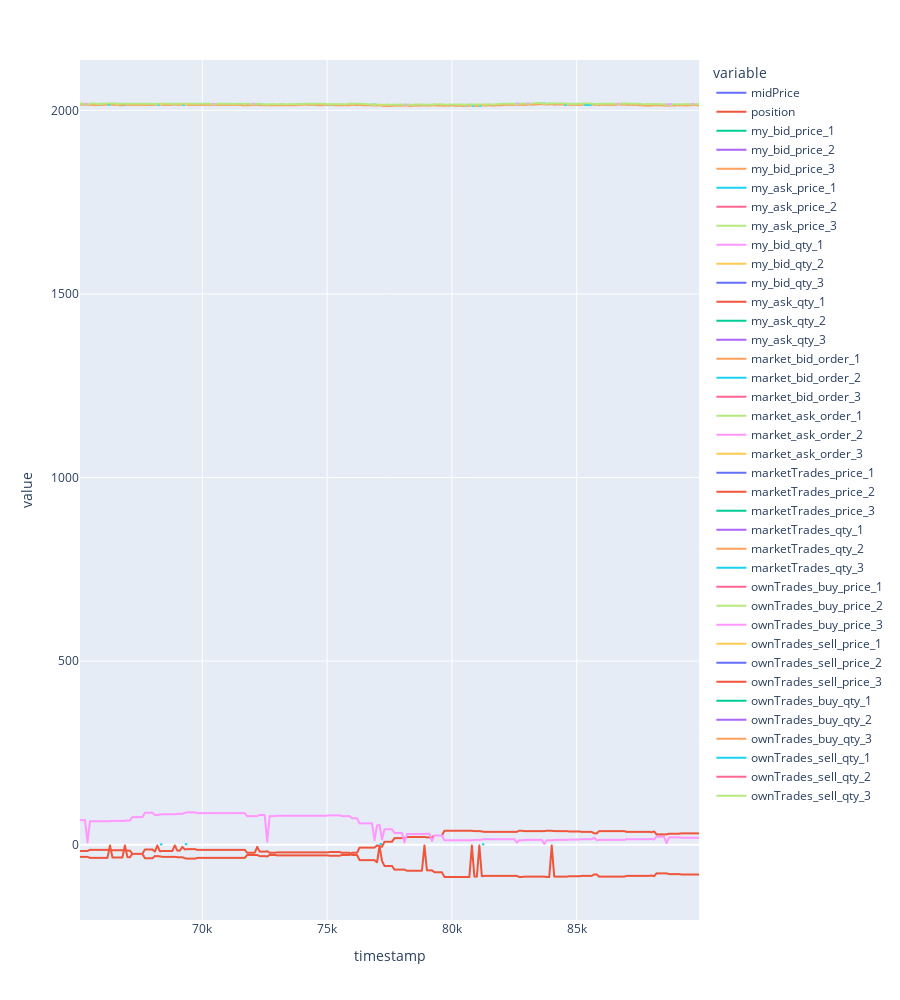

Notebook cell for this chart:
### Code cell
plot = df2[(df2["timestamp"] > 65_000) & (df2["timestamp"] < 90_000)][
    [
        "timestamp",
        "midPrice",
        'position',
        "my_bid_price_1",
        "my_bid_price_2",
        "my_bid_price_3",
        "my_ask_price_1",
        "my_ask_price_2",
        "my_ask_price_3",
        "my_bid_qty_1",
        "my_bid_qty_2",
        "my_bid_qty_3",
        "my_ask_qty_1",
        "my_ask_qty_2",
        "my_ask_qty_3",
        "market_bid_order_1",
        "market_bid_order_2",
        "market_bid_order_3",
        "market_ask_order_1",
        "market_ask_order_2",
        "market_ask_order_3",
        "marketTrades_price_1",
        "marketTrades_price_2",
        "marketTrades_price_3",
        "marketTrades_qty_1",
        "marketTrades_qty_2",
        "marketTrades_qty_3",
        "ownTrades_buy_price_1",
        "ownTrades_buy_price_2",
        "ownTrades_buy_price_3",
        "ownTrades_sell_price_1",
        "ownTrades_sell_price_2",
        "ownTrades_sell_price_3",
        "ownTrades_buy_qty_1",
        "ownTrades_buy_qty_2",
        "ownTrades_buy_qty_3",
        "ownTrades_sell_qty_1",
        "ownTrades_sell_qty_2",
        "ownTrades_sell_qty_3",
    ]
]

plot[plot.columns[1:]] = plot[plot.columns[1:]].astype(float)

px.line(plot, x="timestamp", y=list(plot.columns[1:]), height=1_000)

### Figure 1 — Plotly figure (JSON) as saved in the notebook; plotly's stock layout.template omitted (floating-point values rounded to 4 significant figures; data arrays with more than 128 entries replaced by an {"elided": "..."} marker saying what was removed)
{"data": [{"hovertemplate": "variable=midPrice<br>timestamp=%{x}<br>value=%{y}<extra></extra>", "legendgroup": "midPrice", "line": {"color": "#636efa", "dash": "solid"}, "marker": {"symbol": "circle"}, "mode": "lines", "name": "midPrice", "showlegend": true, "type": "scattergl", "x": {"elided": "249 int values"}, "xaxis": "x", "y": {"elided": "249 float values"}, "yaxis": "y"}, {"hovertemplate": "variable=position<br>timestamp=%{x}<br>value=%{y}<extra></extra>", "legendgroup": "position", "line": {"color": "#EF553B", "dash": "solid"}, "marker": {"symbol": "circle"}, "mode": "lines", "name": "position", "showlegend": true, "type": "scattergl", "x": {"elided": "249 int values"}, "xaxis": "x", "y": {"elided": "249 int values"}, "yaxis": "y"}, {"hovertemplate": "variable=my_bid_price_1<br>timestamp=%{x}<br>value=%{y}<extra></extra>", "legendgroup": "my_bid_price_1", "line": {"color": "#00cc96", "dash": "solid"}, "marker": {"symbol": "circle"}, "mode": "lines", "name": "my_bid_price_1", "showlegend": true, "type": "scattergl", "x": {"elided": "249 int values"}, "xaxis": "x", "y": {"elided": "249 int values"}, "yaxis": "y"}, {"hovertemplate": "variable=my_bid_price_2<br>timestamp=%{x}<br>value=%{y}<extra></extra>", "legendgroup": "my_bid_price_2", "line": {"color": "#ab63fa", "dash": "solid"}, "marker": {"symbol": "circle"}, "mode": "lines", "name": "my_bid_price_2", "showlegend": true, "type": "scattergl", "x": {"elided": "249 int values"}, "xaxis": "x", "y": {"elided": "249 int values"}, "yaxis": "y"}, {"hovertemplate": "variable=my_bid_price_3<br>timestamp=%{x}<br>value=%{y}<extra></extra>", "legendgroup": "my_bid_price_3", "line": {"color": "#FFA15A", "dash": "solid"}, "marker": {"symbol": "circle"}, "mode": "lines", "name": "my_bid_price_3", "showlegend": true, "type": "scattergl", "x": {"elided": "249 int values"}, "xaxis": "x", "y": {"elided": "249 null values"}, "yaxis": "y"}, {"hovertemplate": "variable=my_ask_price_1<br>timestamp=%{x}<br>value=%{y}<extra></extra>", "legendgroup": "my_ask_price_1", "line": {"color": "#19d3f3", "dash": "solid"}, "marker": {"symbol": "circle"}, "mode": "lines", "name": "my_ask_price_1", "showlegend": true, "type": "scattergl", "x": {"elided": "249 int values"}, "xaxis": "x", "y": {"elided": "249 int values"}, "yaxis": "y"}, {"hovertemplate": "variable=my_ask_price_2<br>timestamp=%{x}<br>value=%{y}<extra></extra>", "legendgroup": "my_ask_price_2", "line": {"color": "#FF6692", "dash": "solid"}, "marker": {"symbol": "circle"}, "mode": "lines", "name": "my_ask_price_2", "showlegend": true, "type": "scattergl", "x": {"elided": "249 int values"}, "xaxis": "x", "y": {"elided": "249 int values"}, "yaxis": "y"}, {"hovertemplate": "variable=my_ask_price_3<br>timestamp=%{x}<br>value=%{y}<extra></extra>", "legendgroup": "my_ask_price_3", "line": {"color": "#B6E880", "dash": "solid"}, "marker": {"symbol": "circle"}, "mode": "lines", "name": "my_ask_price_3", "showlegend": true, "type": "scattergl", "x": {"elided": "249 int values"}, "xaxis": "x", "y": {"elided": "249 null values"}, "yaxis": "y"}, {"hovertemplate": "variable=my_bid_qty_1<br>timestamp=%{x}<br>value=%{y}<extra></extra>", "legendgroup": "my_bid_qty_1", "line": {"color": "#FF97FF", "dash": "solid"}, "marker": {"symbol": "circle"}, "mode": "lines", "name": "my_bid_qty_1", "showlegend": true, "type": "scattergl", "x": {"elided": "249 int values"}, "xaxis": "x", "y": {"elided": "249 int values"}, "yaxis": "y"}, {"hovertemplate": "variable=my_bid_qty_2<br>timestamp=%{x}<br>value=%{y}<extra></extra>", "legendgroup": "my_bid_qty_2", "line": {"color": "#FECB52", "dash": "solid"}, "marker": {"symbol": "circle"}, "mode": "lines", "name": "my_bid_qty_2", "showlegend": true, "type": "scattergl", "x": {"elided": "249 int values"}, "xaxis": "x", "y": {"elided": "249 int values"}, "yaxis": "y"}, {"hovertemplate": "variable=my_bid_qty_3<br>timestamp=%{x}<br>value=%{y}<extra></extra>", "legendgroup": "my_bid_qty_3", "line": {"color": "#636efa", "dash": "solid"}, "marker": {"symbol": "circle"}, "mode": "lines", "name": "my_bid_qty_3", "showlegend": true, "type": "scattergl", "x": {"elided": "249 int values"}, "xaxis": "x", "y": {"elided": "249 null values"}, "yaxis": "y"}, {"hovertemplate": "variable=my_ask_qty_1<br>timestamp=%{x}<br>value=%{y}<extra></extra>", "legendgroup": "my_ask_qty_1", "line": {"color": "#EF553B", "dash": "solid"}, "marker": {"symbol": "circle"}, "mode": "lines", "name": "my_ask_qty_1", "showlegend": true, "type": "scattergl", "x": {"elided": "249 int values"}, "xaxis": "x", "y": {"elided": "249 int values"}, "yaxis": "y"}, {"hovertemplate": "variable=my_ask_qty_2<br>timestamp=%{x}<br>value=%{y}<extra></extra>", "legendgroup": "my_ask_qty_2", "line": {"color": "#00cc96", "dash": "solid"}, "marker": {"symbol": "circle"}, "mode": "lines", "name": "my_ask_qty_2", "showlegend": true, "type": "scattergl", "x": {"elided": "249 int values"}, "xaxis": "x", "y": {"elided": "249 int values"}, "yaxis": "y"}, {"hovertemplate": "variable=my_ask_qty_3<br>timestamp=%{x}<br>value=%{y}<extra></extra>", "legendgroup": "my_ask_qty_3", "line": {"color": "#ab63fa", "dash": "solid"}, "marker": {"symbol": "circle"}, "mode": "lines", "name": "my_ask_qty_3", "showlegend": true, "type": "scattergl", "x": {"elided": "249 int values"}, "xaxis": "x", "y": {"elided": "249 null values"}, "yaxis": "y"}, {"hovertemplate": "variable=market_bid_order_1<br>timestamp=%{x}<br>value=%{y}<extra></extra>", "legendgroup": "market_bid_order_1", "line": {"color": "#FFA15A", "dash": "solid"}, "marker": {"symbol": "circle"}, "mode": "lines", "name": "market_bid_order_1", "showlegend": true, "type": "scattergl", "x": {"elided": "249 int values"}, "xaxis": "x", "y": {"elided": "249 int values"}, "yaxis": "y"}, {"hovertemplate": "variable=market_bid_order_2<br>timestamp=%{x}<br>value=%{y}<extra></extra>", "legendgroup": "market_bid_order_2", "line": {"color": "#19d3f3", "dash": "solid"}, "marker": {"symbol": "circle"}, "mode": "lines", "name": "market_bid_order_2", "showlegend": true, "type": "scattergl", "x": {"elided": "249 int values"}, "xaxis": "x", "y": {"elided": "249 int values"}, "yaxis": "y"}, {"hovertemplate": "variable=market_bid_order_3<br>timestamp=%{x}<br>value=%{y}<extra></extra>", "legendgroup": "market_bid_order_3", "line": {"color": "#FF6692", "dash": "solid"}, "marker": {"symbol": "circle"}, "mode": "lines", "name": "market_bid_order_3", "showlegend": true, "type": "scattergl", "x": {"elided": "249 int values"}, "xaxis": "x", "y": {"elided": "249 int values"}, "yaxis": "y"}, {"hovertemplate": "variable=market_ask_order_1<br>timestamp=%{x}<br>value=%{y}<extra></extra>", "legendgroup": "market_ask_order_1", "line": {"color": "#B6E880", "dash": "solid"}, "marker": {"symbol": "circle"}, "mode": "lines", "name": "market_ask_order_1", "showlegend": true, "type": "scattergl", "x": {"elided": "249 int values"}, "xaxis": "x", "y": {"elided": "249 int values"}, "yaxis": "y"}, {"hovertemplate": "variable=market_ask_order_2<br>timestamp=%{x}<br>value=%{y}<extra></extra>", "legendgroup": "market_ask_order_2", "line": {"color": "#FF97FF", "dash": "solid"}, "marker": {"symbol": "circle"}, "mode": "lines", "name": "market_ask_order_2", "showlegend": true, "type": "scattergl", "x": {"elided": "249 int values"}, "xaxis": "x", "y": {"elided": "249 int values"}, "yaxis": "y"}, {"hovertemplate": "variable=market_ask_order_3<br>timestamp=%{x}<br>value=%{y}<extra></extra>", "legendgroup": "market_ask_order_3", "line": {"color": "#FECB52", "dash": "solid"}, "marker": {"symbol": "circle"}, "mode": "lines", "name": "market_ask_order_3", "showlegend": true, "type": "scattergl", "x": {"elided": "249 int values"}, "xaxis": "x", "y": {"elided": "249 int values"}, "yaxis": "y"}, {"hovertemplate": "variable=marketTrades_price_1<br>timestamp=%{x}<br>value=%{y}<extra></extra>", "legendgroup": "marketTrades_price_1", "line": {"color": "#636efa", "dash": "solid"}, "marker": {"symbol": "circle"}, "mode": "lines", "name": "marketTrades_price_1", "showlegend": true, "type": "scattergl", "x": {"elided": "249 int values"}, "xaxis": "x", "y": {"elided": "249 int values"}, "yaxis": "y"}, {"hovertemplate": "variable=marketTrades_price_2<br>timestamp=%{x}<br>value=%{y}<extra></extra>", "legendgroup": "marketTrades_price_2", "line": {"color": "#EF553B", "dash": "solid"}, "marker": {"symbol": "circle"}, "mode": "lines", "name": "marketTrades_price_2", "showlegend": true, "type": "scattergl", "x": {"elided": "249 int values"}, "xaxis": "x", "y": {"elided": "249 int values"}, "yaxis": "y"}, {"hovertemplate": "variable=marketTrades_price_3<br>timestamp=%{x}<br>value=%{y}<extra></extra>", "legendgroup": "marketTrades_price_3", "line": {"color": "#00cc96", "dash": "solid"}, "marker": {"symbol": "circle"}, "mode": "lines", "name": "marketTrades_price_3", "showlegend": true, "type": "scattergl", "x": {"elided": "249 int values"}, "xaxis": "x", "y": {"elided": "249 int values"}, "yaxis": "y"}, {"hovertemplate": "variable=marketTrades_qty_1<br>timestamp=%{x}<br>value=%{y}<extra></extra>", "legendgroup": "marketTrades_qty_1", "line": {"color": "#ab63fa", "dash": "solid"}, "marker": {"symbol": "circle"}, "mode": "lines", "name": "marketTrades_qty_1", "showlegend": true, "type": "scattergl", "x": {"elided": "249 int values"}, "xaxis": "x", "y": {"elided": "249 int values"}, "yaxis": "y"}, {"hovertemplate": "variable=marketTrades_qty_2<br>timestamp=%{x}<br>value=%{y}<extra></extra>", "legendgroup": "marketTrades_qty_2", "line": {"color": "#FFA15A", "dash": "solid"}, "marker": {"symbol": "circle"}, "mode": "lines", "name": "marketTrades_qty_2", "showlegend": true, "type": "scattergl", "x": {"elided": "249 int values"}, "xaxis": "x", "y": {"elided": "249 int values"}, "yaxis": "y"}, {"hovertemplate": "variable=marketTrades_qty_3<br>timestamp=%{x}<br>value=%{y}<extra></extra>", "legendgroup": "marketTrades_qty_3", "line": {"color": "#19d3f3", "dash": "solid"}, "marker": {"symbol": "circle"}, "mode": "lines", "name": "marketTrades_qty_3", "showlegend": true, "type": "scattergl", "x": {"elided": "249 int values"}, "xaxis": "x", "y": {"elided": "249 int values"}, "yaxis": "y"}, {"hovertemplate": "variable=ownTrades_buy_price_1<br>timestamp=%{x}<br>value=%{y}<extra></extra>", "legendgroup": "ownTrades_buy_price_1", "line": {"color": "#FF6692", "dash": "solid"}, "marker": {"symbol": "circle"}, "mode": "lines", "name": "ownTrades_buy_price_1", "showlegend": true, "type": "scattergl", "x": {"elided": "249 int values"}, "xaxis": "x", "y": {"elided": "249 int values"}, "yaxis": "y"}, {"hovertemplate": "variable=ownTrades_buy_price_2<br>timestamp=%{x}<br>value=%{y}<extra></extra>", "legendgroup": "ownTrades_buy_price_2", "line": {"color": "#B6E880", "dash": "solid"}, "marker": {"symbol": "circle"}, "mode": "lines", "name": "ownTrades_buy_price_2", "showlegend": true, "type": "scattergl", "x": {"elided": "249 int values"}, "xaxis": "x", "y": {"elided": "249 int values"}, "yaxis": "y"}, {"hovertemplate": "variable=ownTrades_buy_price_3<br>timestamp=%{x}<br>value=%{y}<extra></extra>", "legendgroup": "ownTrades_buy_price_3", "line": {"color": "#FF97FF", "dash": "solid"}, "marker": {"symbol": "circle"}, "mode": "lines", "name": "ownTrades_buy_price_3", "showlegend": true, "type": "scattergl", "x": {"elided": "249 int values"}, "xaxis": "x", "y": {"elided": "249 null values"}, "yaxis": "y"}, {"hovertemplate": "variable=ownTrades_sell_price_1<br>timestamp=%{x}<br>value=%{y}<extra></extra>", "legendgroup": "ownTrades_sell_price_1", "line": {"color": "#FECB52", "dash": "solid"}, "marker": {"symbol": "circle"}, "mode": "lines", "name": "ownTrades_sell_price_1", "showlegend": true, "type": "scattergl", "x": {"elided": "249 int values"}, "xaxis": "x", "y": {"elided": "249 int values"}, "yaxis": "y"}, {"hovertemplate": "variable=ownTrades_sell_price_2<br>timestamp=%{x}<br>value=%{y}<extra></extra>", "legendgroup": "ownTrades_sell_price_2", "line": {"color": "#636efa", "dash": "solid"}, "marker": {"symbol": "circle"}, "mode": "lines", "name": "ownTrades_sell_price_2", "showlegend": true, "type": "scattergl", "x": {"elided": "249 int values"}, "xaxis": "x", "y": {"elided": "249 int values"}, "yaxis": "y"}, {"hovertemplate": "variable=ownTrades_sell_price_3<br>timestamp=%{x}<br>value=%{y}<extra></extra>", "legendgroup": "ownTrades_sell_price_3", "line": {"color": "#EF553B", "dash": "solid"}, "marker": {"symbol": "circle"}, "mode": "lines", "name": "ownTrades_sell_price_3", "showlegend": true, "type": "scattergl", "x": {"elided": "249 int values"}, "xaxis": "x", "y": {"elided": "249 null values"}, "yaxis": "y"}, {"hovertemplate": "variable=ownTrades_buy_qty_1<br>timestamp=%{x}<br>value=%{y}<extra></extra>", "legendgroup": "ownTrades_buy_qty_1", "line": {"color": "#00cc96", "dash": "solid"}, "marker": {"symbol": "circle"}, "mode": "lines", "name": "ownTrades_buy_qty_1", "showlegend": true, "type": "scattergl", "x": {"elided": "249 int values"}, "xaxis": "x", "y": {"elided": "249 int values"}, "yaxis": "y"}, {"hovertemplate": "variable=ownTrades_buy_qty_2<br>timestamp=%{x}<br>value=%{y}<extra></extra>", "legendgroup": "ownTrades_buy_qty_2", "line": {"color": "#ab63fa", "dash": "solid"}, "marker": {"symbol": "circle"}, "mode": "lines", "name": "ownTrades_buy_qty_2", "showlegend": true, "type": "scattergl", "x": {"elided": "249 int values"}, "xaxis": "x", "y": {"elided": "249 int values"}, "yaxis": "y"}, {"hovertemplate": "variable=ownTrades_buy_qty_3<br>timestamp=%{x}<br>value=%{y}<extra></extra>", "legendgroup": "ownTrades_buy_qty_3", "line": {"color": "#FFA15A", "dash": "solid"}, "marker": {"symbol": "circle"}, "mode": "lines", "name": "ownTrades_buy_qty_3", "showlegend": true, "type": "scattergl", "x": {"elided": "249 int values"}, "xaxis": "x", "y": {"elided": "249 null values"}, "yaxis": "y"}, {"hovertemplate": "variable=ownTrades_sell_qty_1<br>timestamp=%{x}<br>value=%{y}<extra></extra>", "legendgroup": "ownTrades_sell_qty_1", "line": {"color": "#19d3f3", "dash": "solid"}, "marker": {"symbol": "circle"}, "mode": "lines", "name": "ownTrades_sell_qty_1", "showlegend": true, "type": "scattergl", "x": {"elided": "249 int values"}, "xaxis": "x", "y": {"elided": "249 int values"}, "yaxis": "y"}, {"hovertemplate": "variable=ownTrades_sell_qty_2<br>timestamp=%{x}<br>value=%{y}<extra></extra>", "legendgroup": "ownTrades_sell_qty_2", "line": {"color": "#FF6692", "dash": "solid"}, "marker": {"symbol": "circle"}, "mode": "lines", "name": "ownTrades_sell_qty_2", "showlegend": true, "type": "scattergl", "x": {"elided": "249 int values"}, "xaxis": "x", "y": {"elided": "249 int values"}, "yaxis": "y"}, {"hovertemplate": "variable=ownTrades_sell_qty_3<br>timestamp=%{x}<br>value=%{y}<extra></extra>", "legendgroup": "ownTrades_sell_qty_3", "line": {"color": "#B6E880", "dash": "solid"}, "marker": {"symbol": "circle"}, "mode": "lines", "name": "ownTrades_sell_qty_3", "showlegend": true, "type": "scattergl", "x": {"elided": "249 int values"}, "xaxis": "x", "y": {"elided": "249 null values"}, "yaxis": "y"}], "layout": {"height": 1000, "legend": {"title": {"text": "variable"}, "tracegroupgap": 0}, "margin": {"t": 60}, "xaxis": {"anchor": "y", "domain": [0, 1], "title": {"text": "timestamp"}}, "yaxis": {"anchor": "x", "domain": [0, 1], "title": {"text": "value"}}}}
